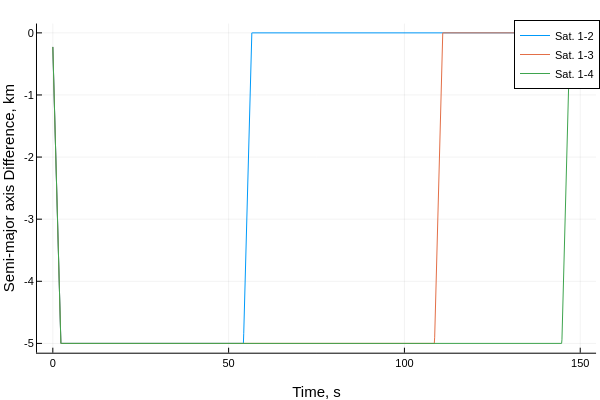

This figure's notebook cell:
### Code cell
plot(thist,a_mks*ahist[2:end,:], label=permutedims(mylabel))
plot!(xlabel="Time, s", ylabel = "Semi-major axis Difference, km")

### Figure 1 — Plotly figure (JSON) as saved in the notebook; plotly's stock layout.template omitted (floating-point values rounded to 4 significant figures; data arrays with more than 128 entries replaced by an {"elided": "..."} marker saying what was removed)
{"data": [{"colorbar": {"title": ""}, "legendgroup": "Sat. 1-2", "line": {"color": "rgba(0, 154, 250, 1.000)", "dash": "solid", "shape": "linear", "width": 1}, "mode": "lines", "name": "Sat. 1-2", "showlegend": true, "type": "scatter", "x": {"elided": "1501 float values"}, "xaxis": "x", "y": {"elided": "1501 float values"}, "yaxis": "y", "zmax": null, "zmin": null}, {"colorbar": {"title": ""}, "legendgroup": "Sat. 1-3", "line": {"color": "rgba(227, 111, 71, 1.000)", "dash": "solid", "shape": "linear", "width": 1}, "mode": "lines", "name": "Sat. 1-3", "showlegend": true, "type": "scatter", "x": {"elided": "1501 float values"}, "xaxis": "x", "y": {"elided": "1501 float values"}, "yaxis": "y", "zmax": null, "zmin": null}, {"colorbar": {"title": ""}, "legendgroup": "Sat. 1-4", "line": {"color": "rgba(62, 164, 78, 1.000)", "dash": "solid", "shape": "linear", "width": 1}, "mode": "lines", "name": "Sat. 1-4", "showlegend": true, "type": "scatter", "x": {"elided": "1501 float values"}, "xaxis": "x", "y": {"elided": "1501 float values"}, "yaxis": "y", "zmax": null, "zmin": null}], "layout": {"annotations": [], "height": 400, "legend": {"bgcolor": "rgba(255, 255, 255, 1.000)", "bordercolor": "rgba(0, 0, 0, 1.000)", "borderwidth": 1, "font": {"color": "rgba(0, 0, 0, 1.000)", "family": "sans-serif", "size": 11}, "title": {"font": {"color": "rgba(0, 0, 0, 1.000)", "family": "sans-serif", "size": 15}, "text": ""}, "tracegroupgap": 0, "traceorder": "normal", "x": 1, "xanchor": "auto", "y": 1, "yanchor": "auto"}, "margin": {"b": 20, "l": 0, "r": 0, "t": 20}, "paper_bgcolor": "rgba(255, 255, 255, 1.000)", "plot_bgcolor": "rgba(255, 255, 255, 1.000)", "showlegend": true, "width": 600, "xaxis": {"anchor": "y", "domain": [0.06165, 0.9934], "gridcolor": "rgba(0, 0, 0, 0.100)", "gridwidth": 0.5, "linecolor": "rgba(0, 0, 0, 1.000)", "mirror": false, "range": [-4.5, 154.5], "showgrid": true, "showline": true, "showticklabels": true, "tickangle": 0, "tickcolor": "rgb(0, 0, 0)", "tickfont": {"color": "rgba(0, 0, 0, 1.000)", "family": "sans-serif", "size": 11}, "tickmode": "array", "ticks": "inside", "ticktext": ["0", "50", "100", "150"], "tickvals": [0, 50, 100, 150], "title": "Time, s", "titlefont": {"color": "rgba(0, 0, 0, 1.000)", "family": "sans-serif", "size": 15}, "type": "-", "visible": true, "zeroline": false, "zerolinecolor": "rgba(0, 0, 0, 1.000)"}, "yaxis": {"anchor": "x", "domain": [0.07581, 0.9902], "gridcolor": "rgba(0, 0, 0, 0.100)", "gridwidth": 0.5, "linecolor": "rgba(0, 0, 0, 1.000)", "mirror": false, "range": [-5.15, 0.15], "showgrid": true, "showline": true, "showticklabels": true, "tickangle": 0, "tickcolor": "rgb(0, 0, 0)", "tickfont": {"color": "rgba(0, 0, 0, 1.000)", "family": "sans-serif", "size": 11}, "tickmode": "array", "ticks": "inside", "ticktext": ["-5", "-4", "-3", "-2", "-1", "0"], "tickvals": [-5, -4, -3, -2, -1, 0], "title": "Semi-major axis Difference, km", "titlefont": {"color": "rgba(0, 0, 0, 1.000)", "family": "sans-serif", "size": 15}, "type": "-", "visible": true, "zeroline": false, "zerolinecolor": "rgba(0, 0, 0, 1.000)"}}}
